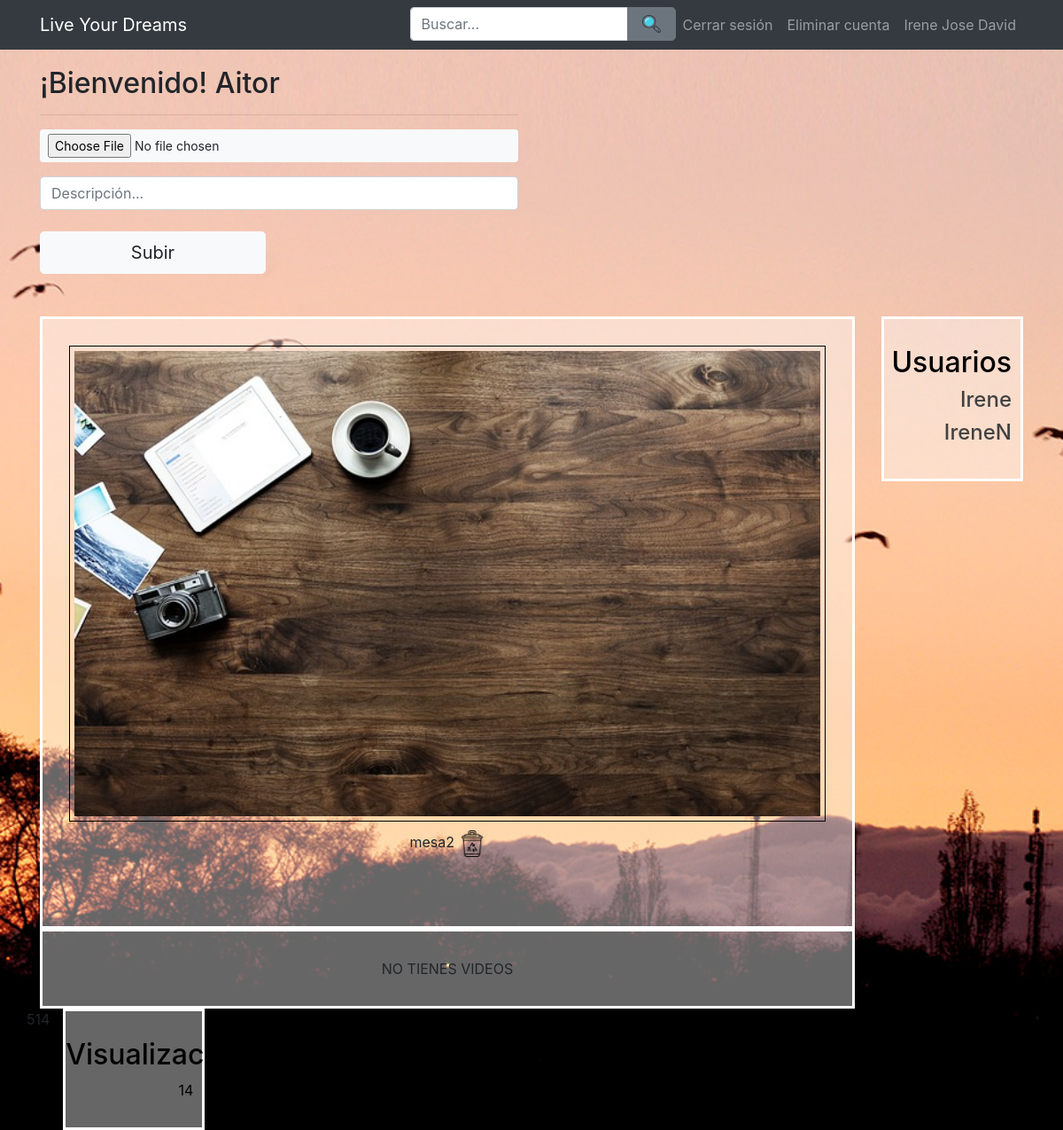
Screenshot of /paginausuarios.php (signed in) with the database file from the repository.
### tables this page shows
CREATE TABLE `imagen` (
  `idfoto` int(11) NOT NULL,
  `usuarioID` int(11) NOT NULL,
  `nombre` varchar(255) NOT NULL,
  `descripcion` text NOT NULL,
  `likes` int(11) DEFAULT '0'
);

CREATE TABLE `usuarios` (
  `usuarioID` int(11) NOT NULL,
  `username` varchar(255) NOT NULL,
  `password` varchar(255) NOT NULL,
  `email` varchar(255) NOT NULL,
  `active` varchar(255) NOT NULL,
  `resetToken` varchar(255) DEFAULT NULL,
  `resetComplete` varchar(3) DEFAULT 'No',
  `visitas` int(11) DEFAULT NULL
);

### paginausuarios.php (the view, shortened to what this page needs)
<?php
require('includes/config.php');
require('layout/header.php');
?>
<div class="container">
	<div class="row">
	    <div class="col-xs-12 col-sm-8 col-md-6 col-sm-offset-2 col-md-offset-3 mb-5">
				<h2>¡Bienvenido! <?php echo htmlspecialchars($_SESSION['username'], ENT_QUOTES); ?></h2>
				<hr>
				<form id="uploadimage" method="POST" action="imagen-ajax.php" enctype="multipart/form-data">
					<input type="file" name="file" id="file" class="btn btn-light btn-block btn-sm" required />
					<div class="row mt-3 nomargin">
						<input type="text" name="descripcion" id="des" class="form-control col-xs-12 col-md-12 mb-3"  placeholder="Descripción..." >
					</div>
					<div class="row">
						<div class="col-xs-6 col-md-6"><input type="submit" name="submit" value="Subir" class="mt-2 btn btn-light btn-block btn-lg" tabindex="5"/></div>
					</div>
				</form>
		</div>
		<div class="col-xs-12 col-sm-12 col-md-12 col-sm-offset-12 col-md-offset-12">
				<div class="row">
					<div  class="col-md-10">
						<div style="padding:30px;border:3px solid white; text-align:center;background:rgba(255,255,255,0.4)">
							<?php
							$stmt = $db->query("SELECT * FROM imagen WHERE usuarioID = ".$_SESSION['usuarioID']);
							while ($row = $stmt->fetch()) {
								echo '<div id="todo"><img style=" width:100%;height:auto;padding:5px;border:1px solid black;margin-bottom:10px" src="imagenes/'.$row['nombre'].'">'."\n";
								?>
								<div>
									<span><?php echo $row['descripcion']; ?></span>
									<a onclick="confirmar(<?php echo $row['idfoto'];?>)"><img width="30px" height="30px"  src="img/app/papelera.png" alt="Papelera" /></a>
								</div></br></br>
								</div>
								<?php
							}
							?>
						</div>
							<div style="padding:30px;border:3px solid white; text-align:center;background:rgba(255,255,255,0.4)">
							<?php
							$cont = 0;
								?>
								<?php
							if($cont == 0)
							{
								echo '<span>NO TIENES VIDEOS</span>';
							}
							?>
						</div>
					</div>
					<div class="col-md-offset-1 col-md-2 col-xs-12 col-sm-12 users-table" style=" color:black;text-align:right;">
						<div style="padding:30px 10px 30px 0;border:3px solid white; background:rgba(255,255,255,0.4)">
						<h2>Usuarios</h2>
						<?php
						$stmt = $db->query("SELECT * FROM usuarios WHERE active = 'Yes'");
						while ($row = $stmt->fetch()) {
							$nombre = $row['username'];
							$id = $row['usuarioID'];
							if($id != $_SESSION['usuarioID']){
								echo "<h4 color='green'><a href='vistausuario.php?id=$id&nombreusuario=$nombre'>$nombre</a></h4>";
							}
						}
						?>
						</div>
					</div>
				</div>
		</div>
		<div id="visitasPerfil"><?php echo $_SESSION['usuarioID']?></div>
		<?php
						$stmt = $db->query("SELECT visitas FROM usuarios WHERE usuarioID = " .$_SESSION['usuarioID'] );
						$visitas = '';
						while ($row = $stmt->fetch()) {
							$visitas = $row['visitas'];
						}
                        echo $visitas;
						?>
		<div class="col-md-offset-1 col-md-2 col-xs-12 col-sm-12 users-table" style=" color:black;text-align:right;">
			<div style="padding:30px 10px 30px 0;border:3px solid white; background:rgba(255,255,255,0.4)">
				<h2>Visualizaciones</h2>
				<div class="" data-count="2200"><?php echo $visitas ?></div>
			</div>
		</div>
	</div>
</div>
<?php
require('layout/footer.php');
?>

### style/main.css (style rules this page uses)
a { color: #EF1F2F; text-decoration: none; }
html, body { height:100%; }
body { background: url("../img/foto_fondo.jpg") no-repeat center center fixed; background-size:cover; }
.nomargin { margin-left:0!important; margin-right:0!important; }
.users-table a { color:rgb(66, 65, 65); }

### rows the page displays
imagen: nombre (picture), descripcion "mesa2"
usuarios: username "Irene"
usuarios: username "IreneN"
usuarios: visitas "14"

### other values shown
$_SESSION['username'] "Aitor"
$_SESSION['usuarioID'] "5"
